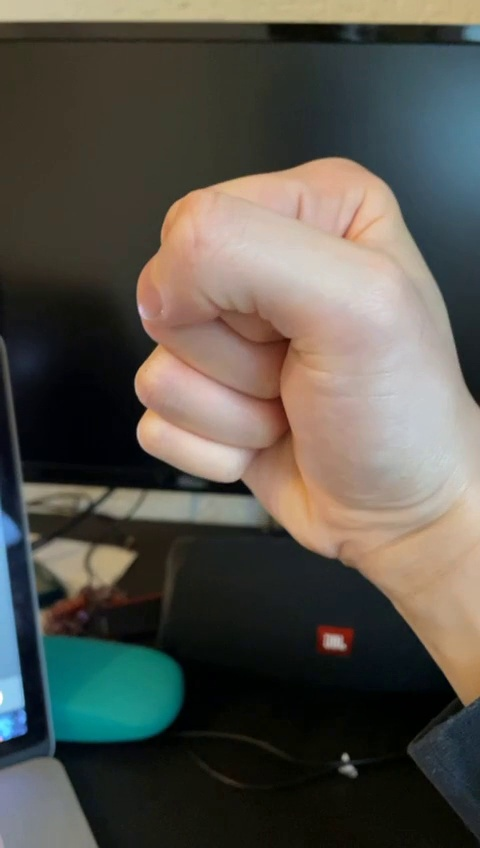
#> input picture ImagePrep/inputImages/usedImages/fist15.jpg, 480 x 848 px
$ python -i BoundingBox.py   (imports and definitions only)
#> lines starting #> are read from the running program, lines starting #| are printed output that depends on the picture; after the words box and inside, x2 and y2 are one past the last pixel; in counts of white or black regions, pixels touching at a corner belong together
#> in prep_bounding_boxes, img is the input picture: shape (848, 480, 3); mean B, G, R 76.3, 83.9, 86.7
import cv2

import numpy as np
import copy

import matplotlib.pyplot as plt

from skimage import exposure
from PIL import Image


def do_smoothing(image):
    p2, p98 = np.percentile(image, (2, 98))
#> p2 = 1; p98 = 211
    img_rescale = exposure.rescale_intensity(image, in_range=(p2, p98))
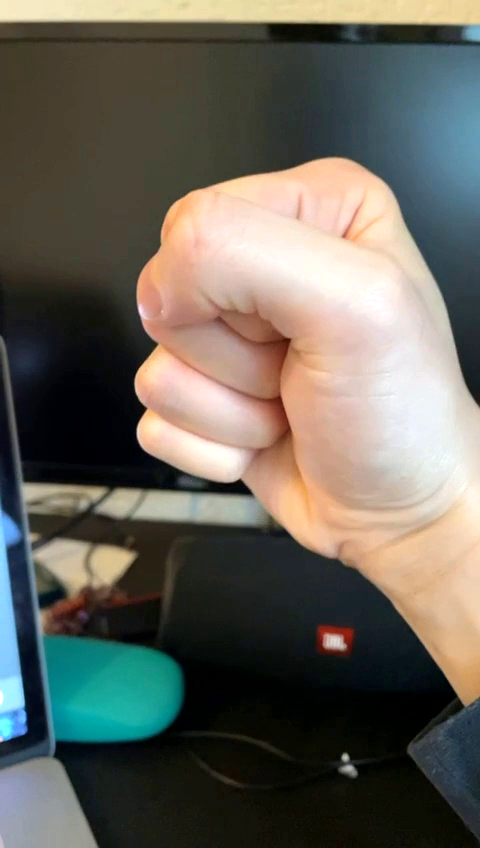
#> img_rescale: shape (848, 480, 3); mean B, G, R 90.9, 100.2, 103.2
    return cv2.bilateralFilter(img_rescale, 5, 50, 100)  # Smoothing


def remove_background(image):
    backgroundremoval = cv2.createBackgroundSubtractorMOG2(0, 50)
    fgmask = backgroundremoval.apply(image)
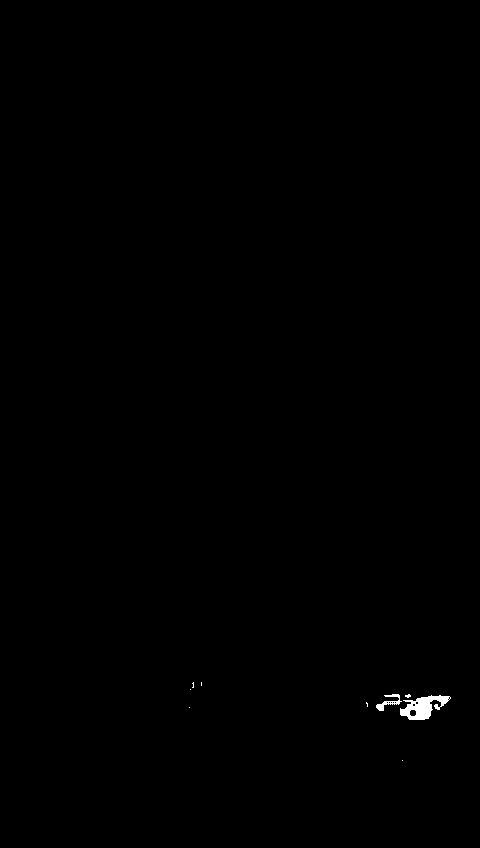
#> fgmask: shape (848, 480); values 127 (black) and 255 (white), 0.21% white; 9 white regions (7 under 20 px), largest, box (x1, y1, x2, y2) and area: (400, 695, 451, 720) 665, (376, 694, 402, 711) 150
    kernel = np.ones((3, 3), np.uint8)
    fgmask = cv2.erode(fgmask, kernel, iterations=1)
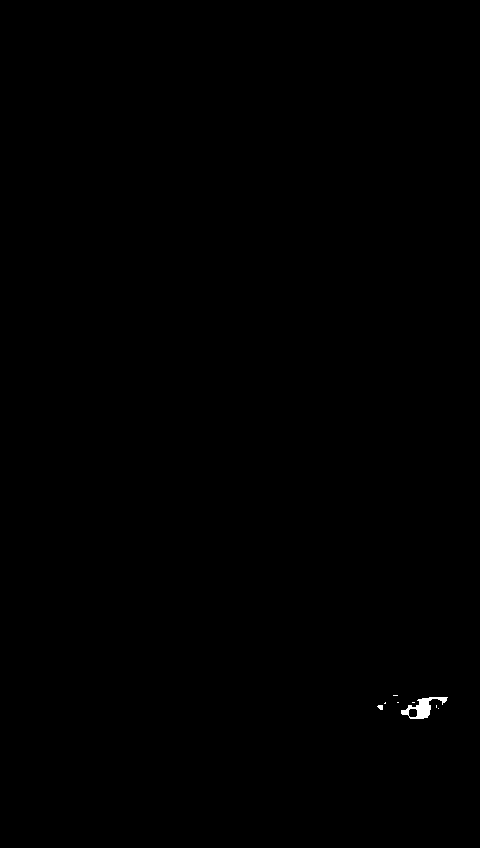
#> fgmask: shape (848, 480); values 127 (black) and 255 (white), 0.11% white; 8 white regions (6 under 20 px), largest, box (x1, y1, x2, y2) and area: (401, 697, 448, 719) 404, (377, 705, 383, 710) 23
    return cv2.bitwise_and(image, image, mask=fgmask)


def create_skinmask(image):
    hsv = cv2.cvtColor(image, cv2.COLOR_BGR2HSV)
#> hsv: shape (848, 480, 3); mean H, S, V 48.1, 95.4, 114.1
    # lower = np.array([0, 48, 80], dtype="uint8")
    lower = np.array([0, 30, 80], dtype="uint8")
    upper = np.array([20, 255, 255], dtype="uint8")
    skinMask = cv2.inRange(hsv, lower, upper)
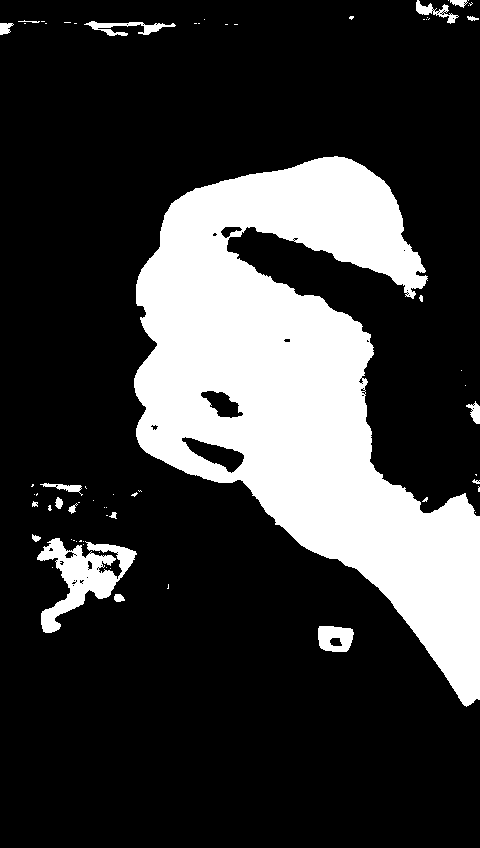
#> skinMask: shape (848, 480); 23% white; 68 white regions (49 under 20 px), largest, box (x1, y1, x2, y2) and area: (134, 156, 480, 707) 87280, (37, 538, 137, 633) 3720, (318, 626, 354, 652) 728
    # plt.imshow(skinMask)
    # plt.show()
    return cv2.blur(skinMask, (2, 2))
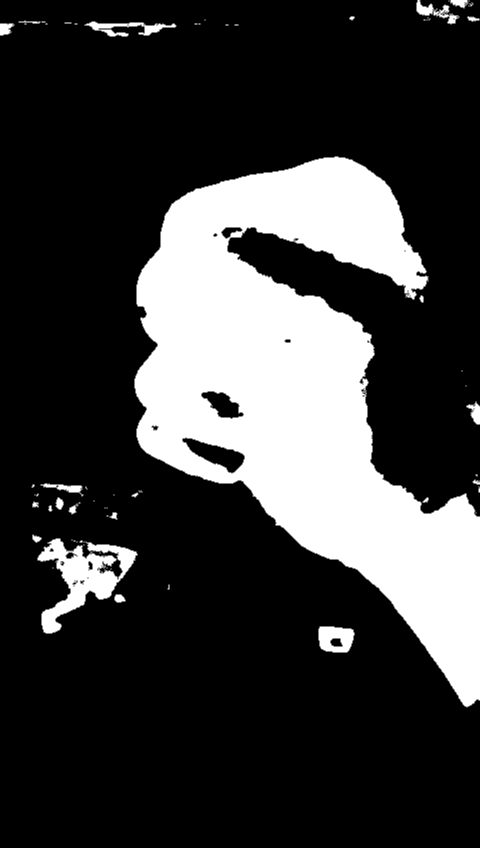
#> returned value: shape (848, 480); min 0, max 255, mean 58.7


def get_contours_and_hull(image):
    ret, thresh = cv2.threshold(image, 0, 255, cv2.THRESH_BINARY)
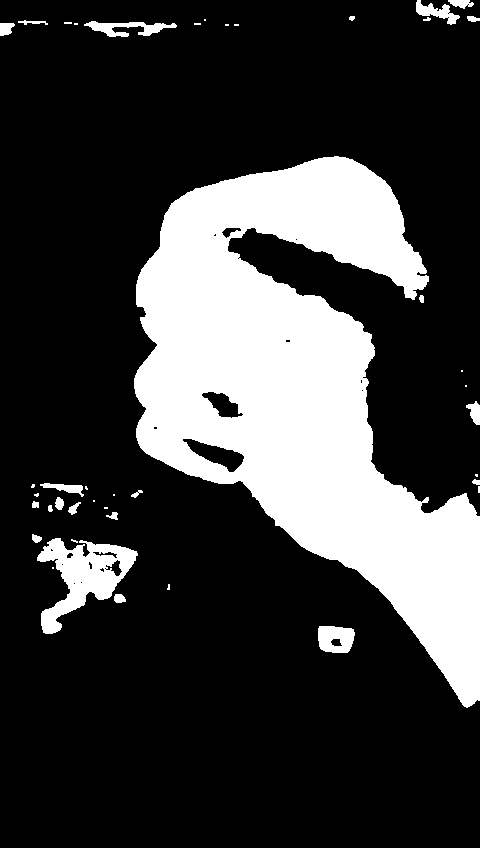
#> thresh: shape (848, 480); 23.7% white; 42 white regions (19 under 20 px)
    skinMask1 = copy.deepcopy(thresh)  # Thresholden
    contours, hierarchy = cv2.findContours(skinMask1, cv2.RETR_EXTERNAL, cv2.CHAIN_APPROX_SIMPLE)  # Contour
#> contours = 42 contours, 22 with area under 20; largest, box (x1, y1, x2, y2) and area: (134, 156, 480, 708) 89290, (37, 538, 138, 634) 4239, (318, 626, 355, 653) 815, (84, 21, 177, 37) 587, (416, 0, 460, 25) 396
    return contours, hierarchy


#######################################################################################################
def prep_bounding_boxes(path):
    #######################################################################################################
    #
    # Image preparation
    #
    #######################################################################################################
    # print(path)
    img = cv2.imread(path)

    # plt.imshow(img)
    # plt.show()

    smoothing = do_smoothing(img)
    # plt.imshow(smoothing)
    # plt.show()

    background_removal = remove_background(smoothing)
    # plt.imshow(background_removal)
    # plt.show()

    skin_mask = create_skinmask(background_removal)
    # plt.imshow(skinMask)
    # plt.show()

    contours, hierarchy = get_contours_and_hull(skin_mask)
    # print(contours)
    # print(hierarchy)

    len_contours = len(contours)
#> len_contours = 42
    drawing = np.zeros(img.shape, np.uint8)

    img_height, img_width, _ = img.shape
#> img_height = 848; img_width = 480

    PX_RATIO = 0.04

    if len_contours > 0:
        area_array = []

        for index, c in enumerate(contours):
            area = cv2.contourArea(c)
            area_array.append(area)
#> this loop made 42 passes
#> area on passes 1, 2, 6, 7, 8, 11, 12, 14, 17, 21, 22, 24: 815, 72, 4239, 48.5, 38.5, 60.5, 30, 72, 29, 215, 25.5, 171.5
#> after the loop, area_array = 42 values, max 89290 at index 27, min 1 at index 3, mean 2299.2

        sorted_contours = sorted(zip(area_array, contours), key=lambda x: x[0], reverse=True)
#> sorted_contours = 42 items

        top_contours = sum(1 for x in contours if
                           (cv2.boundingRect(x)[2] * cv2.boundingRect(x)[3]) / (img_width * img_height) > PX_RATIO)
#> top_contours = 1
        print(top_contours)
#| 1

        bounding_rects = []

        for i in range(top_contours):
            contour = sorted_contours[i][1]

            hull = cv2.convexHull(contour)  # Make hull

            # Draw contours
            cv2.drawContours(drawing, [hull], 0, (0, 0, 255), 2)  # Create bounding hull
            cv2.drawContours(drawing, [contour], 0, (255, 0, 0), 2)  # Create bounding hull

            # Create bounding box
            bounding_rect = cv2.boundingRect(contour)
            bounding_rects.append(bounding_rect)
#> this loop made 1 pass
#> bounding_rect on pass 1: (134, 156, 346, 552)
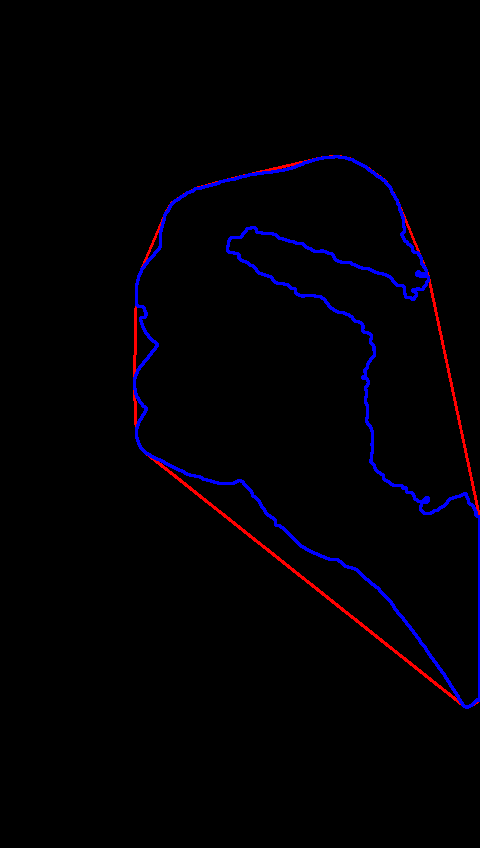
#> drawing: shape (848, 480, 3); mean of channels 0, 1, 2 4.3, 0, 1.7; drawn as B, G, R
#> after the loop, bounding_rects = [(134, 156, 346, 552)]

        return bounding_rects


# [70 lines left out: functions getImageFromBoundingBox, renderImageWithBoundingBox, not called in this run]

>>> result = prep_bounding_boxes('inputImages/usedImages/fist15.jpg')
#> result = [(134, 156, 346, 552)]

$ run again, on ImagePrep/inputImages/usedImages/fist21.jpg
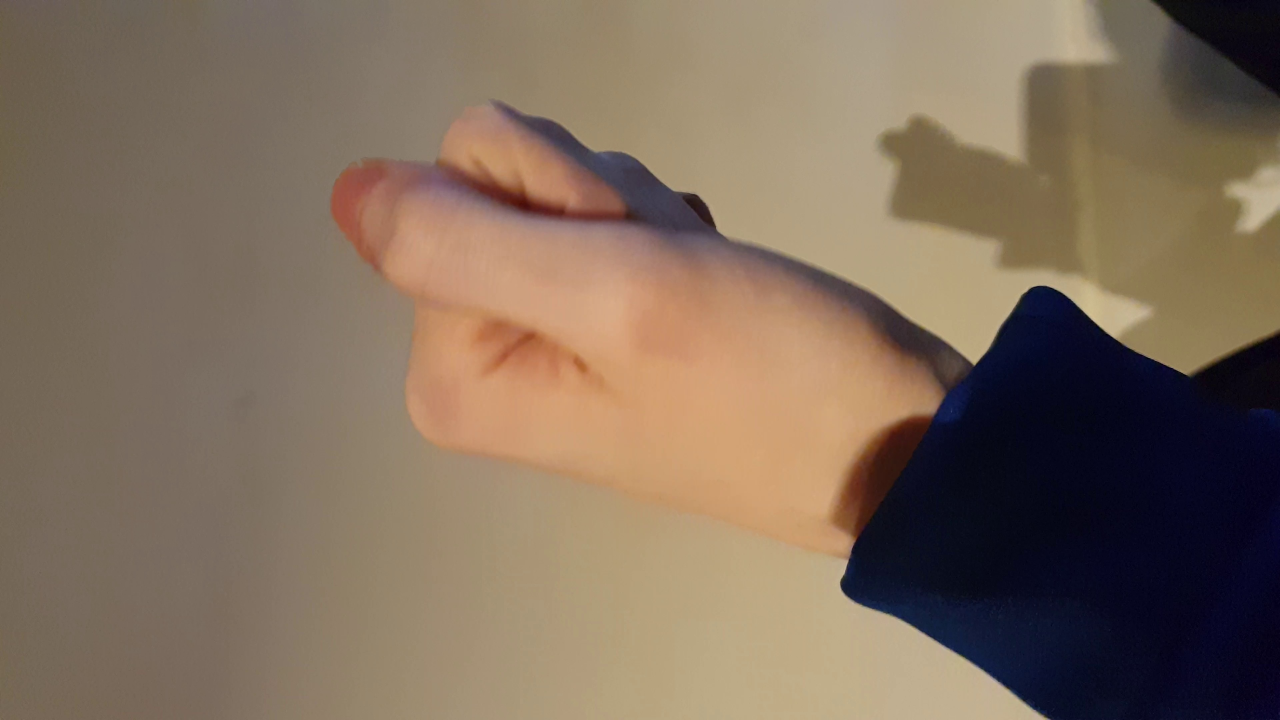
#> input picture ImagePrep/inputImages/usedImages/fist21.jpg, 3840 x 2160 px (shown at 1/3 size)
#> in prep_bounding_boxes, img is the input picture: shape (2160, 3840, 3); mean B, G, R 92.2, 109.4, 127.8
#> p2 = 5; p98 = 203
#> fgmask: shape (2160, 3840); every value is 127
#> hsv: shape (2160, 3840, 3); mean H, S, V 34.5, 102.8, 161.9
#> in create_skinmask, `skinMask = cv2.inRange(hsv, lower, upper)`:
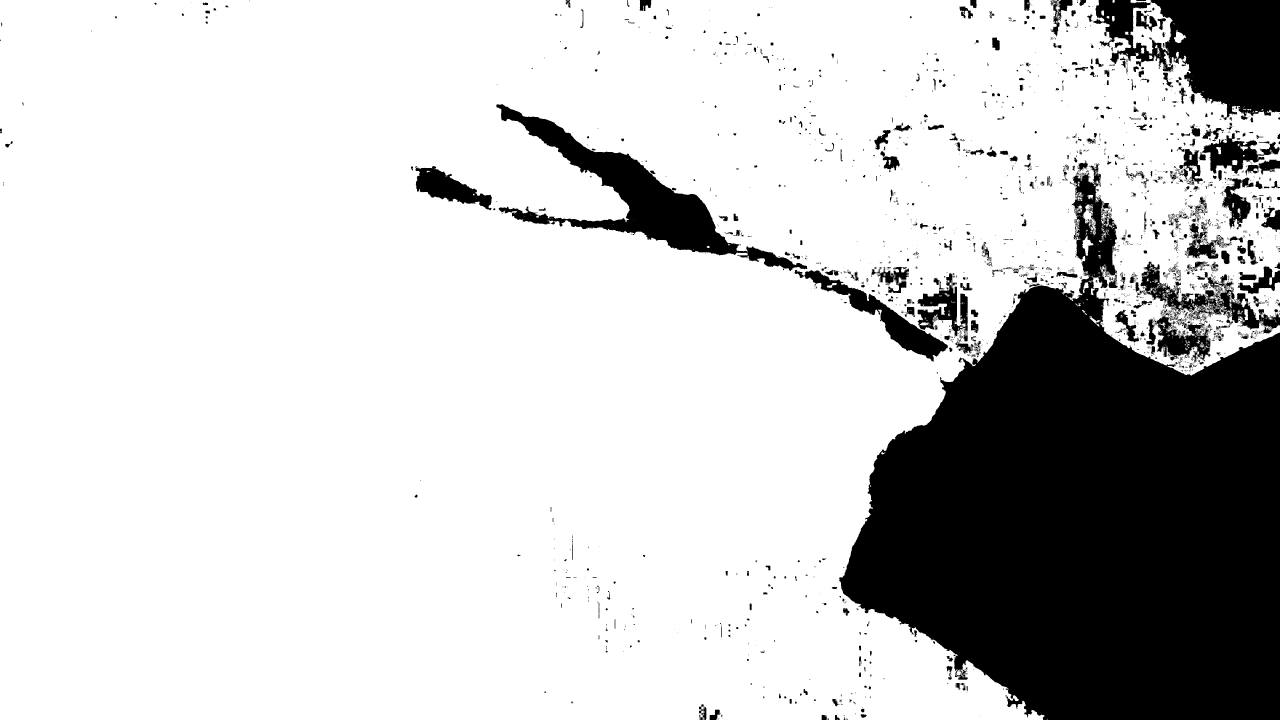
#> skinMask: shape (2160, 3840) (shown at 1/3 size); 79.5% white; 2966 black regions (2354 under 20 px), largest, box (x1, y1, x2, y2) and area: (2517, 490, 3840, 2160) 1293751, (3278, 0, 3840, 361) 117065, (1489, 313, 2422, 813) 90508
#> thresh: shape (2160, 3840); 80.3% white; 2007 black regions (1534 under 20 px)
#> in get_contours_and_hull, `contours, hierarchy = cv2.findContours(skinMask1, cv2.RETR_EXTERNAL, c..`: contours = 79 contours, 53 with area under 20; largest, box (x1, y1, x2, y2) and area: (0, 0, 3840, 2160) 6851544, (3391, 0, 3519, 162) 13004, (3245, 613, 3289, 710) 1962, (3247, 707, 3281, 768) 862, (3522, 90, 3560, 131) 768
#> len_contours = 79
#> the loop in prep_bounding_boxes, `for index, c in enumerate(contours):` made 79 passes
#> area on passes 6, 10, 11, 12, 15, 23, 29, 34: 30, 69, 130, 30, 91.5, 281, 56.5, 862
#> after the loop in prep_bounding_boxes, `for index, c in enumerate(contours):`: area_array = 79 values, max 6851544 at index 78, min 1 at index 2, mean 86965.7
#> sorted_contours = 79 items
#> top_contours = 1
#| 1
#> the loop in prep_bounding_boxes, `for i in range(top_contours):` made 1 pass
#> after the loop in prep_bounding_boxes, `for i in range(top_contours):`:
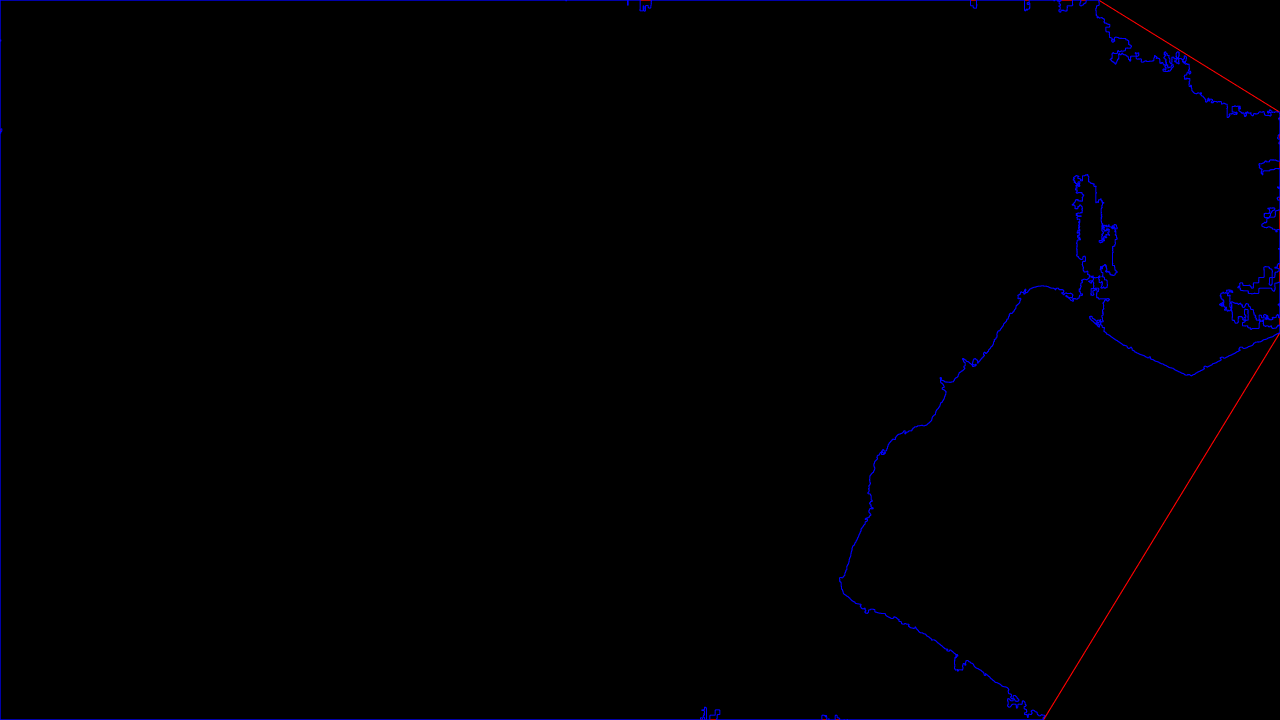
#> drawing: shape (2160, 3840, 3) (shown at 1/3 size); mean of channels 0, 1, 2 1.6, 0, 0.2; drawn as B, G, R
#> after the loop in prep_bounding_boxes, `for i in range(top_contours):`: bounding_rects = [(0, 0, 3840, 2160)]
